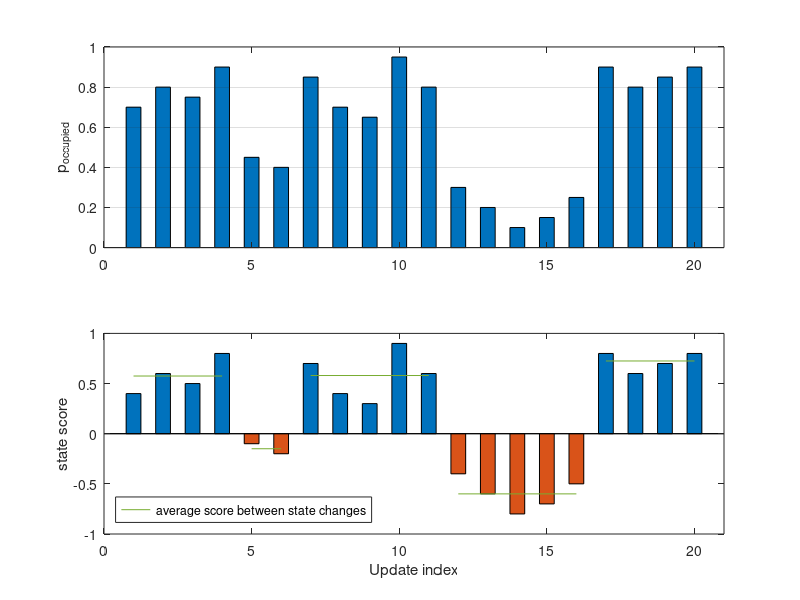
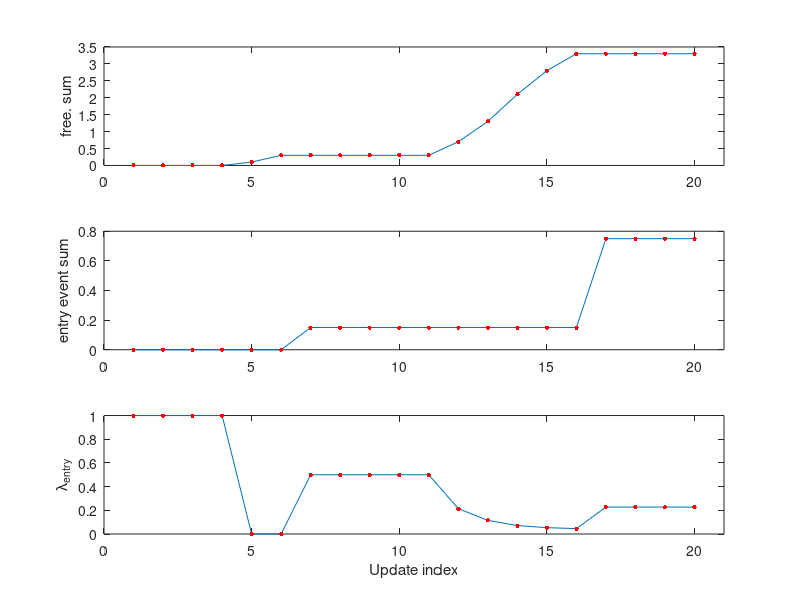
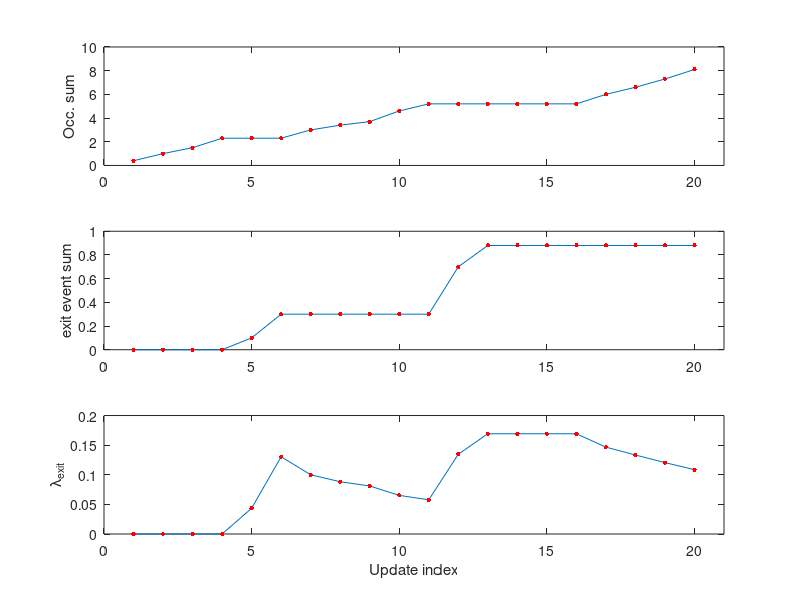

MATLAB code to generate these figures, in order:
%% Visualize PMAC workings
clear all;
close all;
occ_probs = [.7, .8, 0.75, 0.9, .45, .4, 0.85, .7, .65,.95, .8, 0.3, .2, .1, .15, .25, .9, .8,0.85, 0.9];
% Problem case: small error results in under estimating dynamics
%occ_probs = [.7, .8, 0.75, 0.9, .499, 0.501, 0.3, .2, .1, .15, .25];
num_of_plots = 8;
plot_xlim = length(occ_probs) + 1;
figure;
subplot(2,1,1),bar(occ_probs, 'BarWidth', 0.5); ylabel('p_{occupied}'); xlim([0 plot_xlim]);
set(gca,'ygrid','on')
consitent_index = 1;
for i=1:length(occ_probs)
    if(occ_probs(i) > 0.5)
        scores(i) = (occ_probs(i) - .5)*2;
        occ_scores(i) = (occ_probs(i) - .5)*2;
    else
        scores(i) = -(0.5 - occ_probs(i))*2;
        free_scores(i) = -(0.5 - occ_probs(i))*2;
    end
end
subplot(2,1,2),bar(occ_scores, 'BarWidth', 0.5); ylabel('state score'); xlim([0 plot_xlim]);
hold on;
bar(free_scores,'FaceColor', [0.850,  0.325,  0.098],'BarWidth', 0.5);
% add average
means = [mean(scores(1:4)) mean(scores(5:6)) mean(scores(7:11)) mean(scores(12:16)) mean(scores(17:end))];
for i=1:length(means)
    mean_values(1:2,i) = means(i);
end
mean_indexes = [[1,4]; [5,6]; [7,11]; [12,16]; [17,length(occ_probs)]]';
ax = plot(mean_indexes, mean_values,'Color', [0.466,  0.674,  0.188]); % 
legend(ax,'average score between state changes', 'location', 'SouthWest');
xlabel('Update index');
hold off;

entry = realmin('double'); exit = entry; 
free_count = exit; occupied_count = free_count;
last_exit_residue = 0; last_entry_residue = 0;
last_exit_cnt = 0; last_entry_cnt = 0;
prev_occ_prob = occ_probs(1);
for i=1:length(occ_probs)
    occ_prob = occ_probs(i);
    if(occ_prob > 0.5)
        occupied_prob = (occ_prob - 0.5) * 2;
        occupied_count = occupied_count + occupied_prob;
        % occ state
        if(prev_occ_prob < 0.5)
            last_exit_residue = 0;
            last_exit_cnt = 0;
            last_entry_residue = last_entry_residue / last_entry_cnt;
        end
        last_exit_cnt = last_exit_cnt + 1;
        % start counting the exit max up
        last_exit_residue = last_exit_residue + occupied_prob;
        
        % increment entry event
        if(last_entry_residue > 0.0)
            next_entry_cnt = min(occupied_prob,last_entry_residue);
            entry = entry + next_entry_cnt;
            last_entry_residue = last_entry_residue - next_entry_cnt;
        end
    else
        free_prob = (0.5 - occ_prob) * 2;
        free_count = free_count + free_prob;
        
        if(prev_occ_prob > 0.5)
            last_entry_residue = 0;
            last_entry_cnt = 0;
            last_exit_residue = last_exit_residue / last_exit_cnt;
        end
        last_entry_cnt = last_entry_cnt + 1;
        
        last_entry_residue = last_entry_residue + free_prob;
        
        if(last_exit_residue > 0.0)
            next_exit_cnt = min(free_prob,last_exit_residue);
            exit = exit + next_exit_cnt;
            last_exit_residue = last_exit_residue - next_exit_cnt;
        end
    end
    prev_occ_prob = occ_prob;
    occupied_counts(i) =  occupied_count;
    free_counts(i) =  free_count;
    exits(i) = exit;
    entries(i) = entry;
%     entry_res(i) = last_entry_residue;
%     exit_res(i) = last_exit_residue;
end
figure;
subplot(3,1,1), plot(free_counts); ylabel('free. sum'); hold on; plot(free_counts,'r.','MarkerSize',10); hold off; xlim([0 plot_xlim]);
subplot(3,1,2), plot(entries); ylabel('entry event sum'); hold on; plot(entries,'r.','MarkerSize',10); hold off; xlim([0 plot_xlim]);
subplot(3,1,3), plot(entries./free_counts); ylabel('\lambda_{entry}'); hold on; plot(entries./free_counts,'r.','MarkerSize',10); hold off; xlim([0 plot_xlim]);
xlabel('Update index');
figure;
subplot(3,1,1), plot(occupied_counts); ylabel('Occ. sum'); hold on; plot(occupied_counts,'r.','MarkerSize',10); hold off; xlim([0 plot_xlim]);
subplot(3,1,2), plot(exits); ylabel('exit event sum'); hold on; plot(exits,'r.','MarkerSize',10); hold off; xlim([0 plot_xlim]);
subplot(3,1,3), plot(exits./occupied_counts); ylabel('\lambda_{exit}'); hold on; plot(exits./occupied_counts,'r.','MarkerSize',10); hold off; xlim([0 plot_xlim]);
xlabel('Update index');
%% Show workings of algorithm
% figure;
% plot([entry_res', exit_res']);